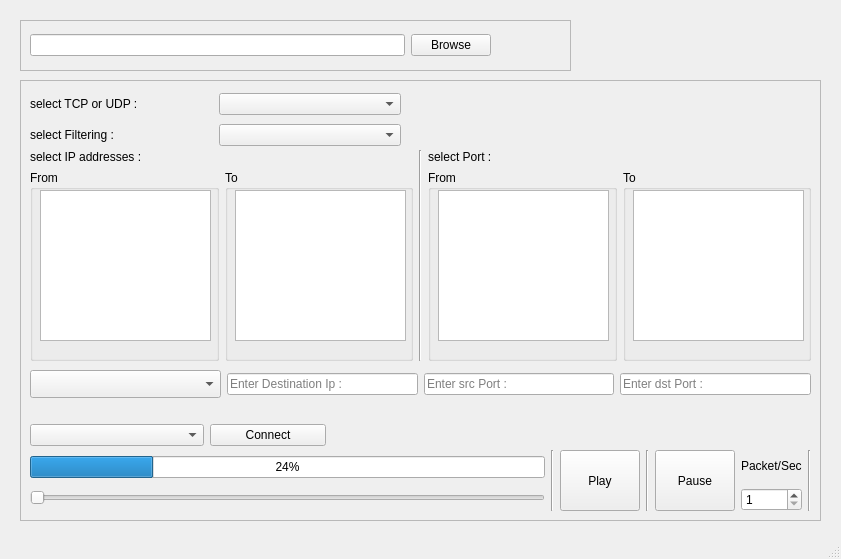
<?xml version="1.0" encoding="UTF-8"?>
<ui version="4.0">
 <class>MainWindow</class>
 <widget class="QMainWindow" name="MainWindow">
  <property name="geometry">
   <rect>
    <x>0</x>
    <y>0</y>
    <width>841</width>
    <height>559</height>
   </rect>
  </property>
  <property name="windowTitle">
   <string>MainWindow</string>
  </property>
  <widget class="QWidget" name="centralwidget">
   <widget class="QFrame" name="frame">
    <property name="geometry">
     <rect>
      <x>20</x>
      <y>20</y>
      <width>551</width>
      <height>51</height>
     </rect>
    </property>
    <property name="frameShape">
     <enum>QFrame::Shape::StyledPanel</enum>
    </property>
    <property name="frameShadow">
     <enum>QFrame::Shadow::Sunken</enum>
    </property>
    <widget class="QWidget" name="layoutWidget">
     <property name="geometry">
      <rect>
       <x>10</x>
       <y>10</y>
       <width>461</width>
       <height>31</height>
      </rect>
     </property>
     <layout class="QHBoxLayout" name="horizontalLayout">
      <item>
       <widget class="QLineEdit" name="bowseLineEdit"/>
      </item>
      <item>
       <widget class="QPushButton" name="browsePushButton">
        <property name="text">
         <string>Browse</string>
        </property>
       </widget>
      </item>
     </layout>
    </widget>
   </widget>
   <widget class="QFrame" name="frame_2">
    <property name="geometry">
     <rect>
      <x>20</x>
      <y>80</y>
      <width>801</width>
      <height>441</height>
     </rect>
    </property>
    <property name="frameShape">
     <enum>QFrame::Shape::StyledPanel</enum>
    </property>
    <property name="frameShadow">
     <enum>QFrame::Shadow::Raised</enum>
    </property>
    <widget class="QWidget" name="layoutWidget">
     <property name="geometry">
      <rect>
       <x>10</x>
       <y>10</y>
       <width>371</width>
       <height>61</height>
      </rect>
     </property>
     <layout class="QGridLayout" name="gridLayout">
      <item row="0" column="0">
       <widget class="QLabel" name="label">
        <property name="text">
         <string>select TCP or UDP :</string>
        </property>
       </widget>
      </item>
      <item row="0" column="1">
       <widget class="QComboBox" name="udporTcpComboBox"/>
      </item>
      <item row="1" column="0">
       <widget class="QLabel" name="label_2">
        <property name="text">
         <string>select Filtering :</string>
        </property>
       </widget>
      </item>
      <item row="1" column="1">
       <widget class="QComboBox" name="filteringComboBox"/>
      </item>
     </layout>
    </widget>
    <widget class="QWidget" name="layoutWidget">
     <property name="geometry">
      <rect>
       <x>10</x>
       <y>70</y>
       <width>781</width>
       <height>211</height>
      </rect>
     </property>
     <layout class="QHBoxLayout" name="horizontalLayout_4">
      <item>
       <layout class="QVBoxLayout" name="verticalLayout">
        <item>
         <widget class="QLabel" name="label_3">
          <property name="sizePolicy">
           <sizepolicy hsizetype="Fixed" vsizetype="Fixed">
            <horstretch>0</horstretch>
            <verstretch>0</verstretch>
           </sizepolicy>
          </property>
          <property name="text">
           <string>select IP addresses :</string>
          </property>
         </widget>
        </item>
        <item>
         <layout class="QHBoxLayout" name="horizontalLayout_2">
          <item>
           <widget class="QGroupBox" name="groupBox">
            <property name="title">
             <string>From</string>
            </property>
            <widget class="QListWidget" name="srcIpListWidget">
             <property name="geometry">
              <rect>
               <x>10</x>
               <y>20</y>
               <width>171</width>
               <height>151</height>
              </rect>
             </property>
            </widget>
           </widget>
          </item>
          <item>
           <widget class="QGroupBox" name="groupBox_3">
            <property name="title">
             <string>To</string>
            </property>
            <widget class="QListWidget" name="dstIpListWidget">
             <property name="geometry">
              <rect>
               <x>10</x>
               <y>20</y>
               <width>171</width>
               <height>151</height>
              </rect>
             </property>
            </widget>
           </widget>
          </item>
         </layout>
        </item>
       </layout>
      </item>
      <item>
       <widget class="Line" name="line">
        <property name="orientation">
         <enum>Qt::Orientation::Vertical</enum>
        </property>
       </widget>
      </item>
      <item>
       <layout class="QVBoxLayout" name="verticalLayout_2">
        <item>
         <widget class="QLabel" name="label_4">
          <property name="sizePolicy">
           <sizepolicy hsizetype="Fixed" vsizetype="Fixed">
            <horstretch>0</horstretch>
            <verstretch>0</verstretch>
           </sizepolicy>
          </property>
          <property name="text">
           <string>select Port :</string>
          </property>
         </widget>
        </item>
        <item>
         <layout class="QHBoxLayout" name="horizontalLayout_3">
          <item>
           <widget class="QGroupBox" name="groupBox_2">
            <property name="title">
             <string>From</string>
            </property>
            <widget class="QListWidget" name="srcPortListWidget">
             <property name="geometry">
              <rect>
               <x>10</x>
               <y>20</y>
               <width>171</width>
               <height>151</height>
              </rect>
             </property>
            </widget>
           </widget>
          </item>
          <item>
           <widget class="QGroupBox" name="groupBox_4">
            <property name="title">
             <string>To</string>
            </property>
            <widget class="QListWidget" name="dstPortListWidget">
             <property name="geometry">
              <rect>
               <x>10</x>
               <y>20</y>
               <width>171</width>
               <height>151</height>
              </rect>
             </property>
            </widget>
           </widget>
          </item>
         </layout>
        </item>
       </layout>
      </item>
     </layout>
    </widget>
    <widget class="QWidget" name="layoutWidget">
     <property name="geometry">
      <rect>
       <x>10</x>
       <y>370</y>
       <width>781</width>
       <height>61</height>
      </rect>
     </property>
     <layout class="QHBoxLayout" name="horizontalLayout_6">
      <item>
       <layout class="QVBoxLayout" name="verticalLayout_7">
        <item>
         <widget class="QProgressBar" name="playerProgressBar">
          <property name="value">
           <number>24</number>
          </property>
         </widget>
        </item>
        <item>
         <widget class="QSlider" name="playerHorizontalSlider">
          <property name="orientation">
           <enum>Qt::Orientation::Horizontal</enum>
          </property>
         </widget>
        </item>
       </layout>
      </item>
      <item>
       <widget class="Line" name="line_3">
        <property name="orientation">
         <enum>Qt::Orientation::Vertical</enum>
        </property>
       </widget>
      </item>
      <item>
       <widget class="QPushButton" name="playPushButton">
        <property name="sizePolicy">
         <sizepolicy hsizetype="Preferred" vsizetype="Preferred">
          <horstretch>0</horstretch>
          <verstretch>0</verstretch>
         </sizepolicy>
        </property>
        <property name="text">
         <string>Play</string>
        </property>
        <property name="checkable">
         <bool>true</bool>
        </property>
       </widget>
      </item>
      <item>
       <widget class="Line" name="line_4">
        <property name="orientation">
         <enum>Qt::Orientation::Vertical</enum>
        </property>
       </widget>
      </item>
      <item>
       <widget class="QPushButton" name="pausePushButton">
        <property name="sizePolicy">
         <sizepolicy hsizetype="Minimum" vsizetype="Preferred">
          <horstretch>0</horstretch>
          <verstretch>0</verstretch>
         </sizepolicy>
        </property>
        <property name="text">
         <string>Pause</string>
        </property>
        <property name="checkable">
         <bool>true</bool>
        </property>
       </widget>
      </item>
      <item>
       <layout class="QVBoxLayout" name="verticalLayout_3">
        <item>
         <widget class="QLabel" name="label_5">
          <property name="text">
           <string>Packet/Sec</string>
          </property>
         </widget>
        </item>
        <item>
         <widget class="QSpinBox" name="timerSpeedSpinBox">
          <property name="minimum">
           <number>1</number>
          </property>
          <property name="maximum">
           <number>1000</number>
          </property>
         </widget>
        </item>
       </layout>
      </item>
      <item>
       <widget class="Line" name="line_5">
        <property name="orientation">
         <enum>Qt::Orientation::Vertical</enum>
        </property>
       </widget>
      </item>
     </layout>
    </widget>
    <widget class="QWidget" name="layoutWidget">
     <property name="geometry">
      <rect>
       <x>10</x>
       <y>290</y>
       <width>781</width>
       <height>28</height>
      </rect>
     </property>
     <layout class="QHBoxLayout" name="horizontalLayout_5">
      <item>
       <widget class="QComboBox" name="userIPComboBox">
        <property name="sizePolicy">
         <sizepolicy hsizetype="Expanding" vsizetype="Preferred">
          <horstretch>0</horstretch>
          <verstretch>0</verstretch>
         </sizepolicy>
        </property>
        <property name="placeholderText">
         <string>Select Source Ip</string>
        </property>
       </widget>
      </item>
      <item>
       <widget class="QLineEdit" name="DstIPLineEdit">
        <property name="placeholderText">
         <string>Enter Destination Ip : </string>
        </property>
       </widget>
      </item>
      <item>
       <widget class="QLineEdit" name="srcPortLineEdit">
        <property name="placeholderText">
         <string>Enter src Port : </string>
        </property>
       </widget>
      </item>
      <item>
       <widget class="QLineEdit" name="dstPortlineEdit">
        <property name="placeholderText">
         <string>Enter dst Port : </string>
        </property>
       </widget>
      </item>
     </layout>
    </widget>
    <widget class="QWidget" name="layoutWidget">
     <property name="geometry">
      <rect>
       <x>10</x>
       <y>340</y>
       <width>296</width>
       <height>31</height>
      </rect>
     </property>
     <layout class="QHBoxLayout" name="horizontalLayout_8">
      <item>
       <widget class="QComboBox" name="playUDPorTCPComboBox">
        <property name="placeholderText">
         <string>Select UDP or TCP to Play</string>
        </property>
       </widget>
      </item>
      <item>
       <widget class="QPushButton" name="connectUDPTCPPushButton">
        <property name="text">
         <string>Connect</string>
        </property>
       </widget>
      </item>
     </layout>
    </widget>
   </widget>
  </widget>
  <widget class="QMenuBar" name="menubar">
   <property name="geometry">
    <rect>
     <x>0</x>
     <y>0</y>
     <width>841</width>
     <height>26</height>
    </rect>
   </property>
  </widget>
  <widget class="QStatusBar" name="statusbar"/>
 </widget>
 <resources/>
 <connections>
  <connection>
   <sender>playerHorizontalSlider</sender>
   <signal>valueChanged(int)</signal>
   <receiver>playerProgressBar</receiver>
   <slot>setValue(int)</slot>
   <hints>
    <hint type="sourcelabel">
     <x>261</x>
     <y>510</y>
    </hint>
    <hint type="destinationlabel">
     <x>253</x>
     <y>492</y>
    </hint>
   </hints>
  </connection>
  <connection>
   <sender>playerProgressBar</sender>
   <signal>valueChanged(int)</signal>
   <receiver>playerHorizontalSlider</receiver>
   <slot>setValue(int)</slot>
   <hints>
    <hint type="sourcelabel">
     <x>360</x>
     <y>492</y>
    </hint>
    <hint type="destinationlabel">
     <x>364</x>
     <y>521</y>
    </hint>
   </hints>
  </connection>
 </connections>
</ui>
